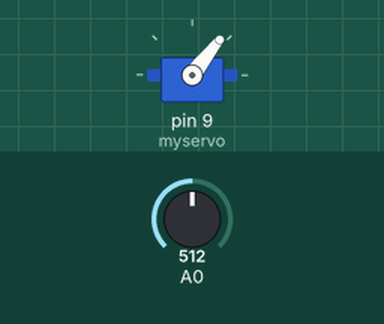
Bench run of a sketch on a simulated Arduino Uno, built with avr-gcc and run on an emulated ATmega328P. On the bench: servo. Inputs (shaded band) come from the test bench; at power-on: A0 = 512.

Above: at 1.2 s.
1.3 s: A0 set to 716
At 2.5 s:
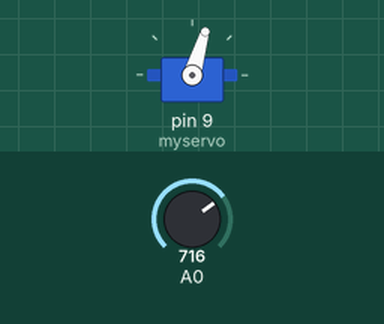
2.9 s: A0 set to 900
At 3.7 s:
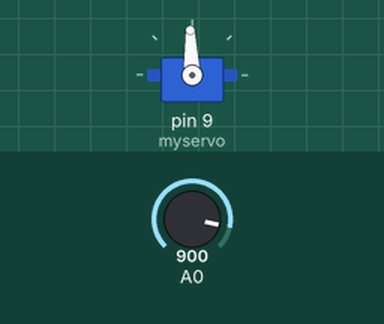
4.5 s: A0 set to 1023
At 5.0 s:
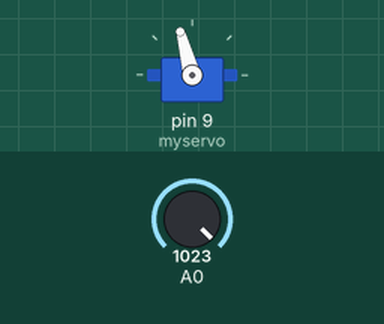
Timing chart, 0 to 7.5 s (numbered marks = the images above; inputs shaded):
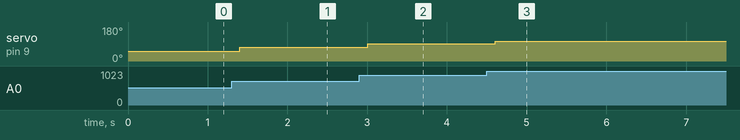

The sketch:

Open_Box.ino
```cpp
#include <Servo.h>

Servo myservo;  // create servo object to control a servo

int mapped_value = 0;    // variable to store the servo position

void setup() {
  myservo.attach(9);  // attaches the servo on pin 9 to the servo object
}

void loop() {
  int sensorValue = analogRead(A0);
  mapped_value = map(sensorValue, 0, 1023, 0, 105);
  myservo.write(mapped_value);

  //if target value reached maintain position to keep box open for longer period of time
  if(mapped_value > 100)
  {
    delay(7000);
  }
  else
  {
    delay(200);
  }
}
```

Measured:
- after the input at 1.3 s, servo on pin 9 (myservo): 52° → 73° after 0.10 s
- after the input at 2.9 s, servo on pin 9 (myservo): 73° → 92° after 0.10 s
- after the input at 4.5 s, servo on pin 9 (myservo): 92° → 105° after 0.11 s
